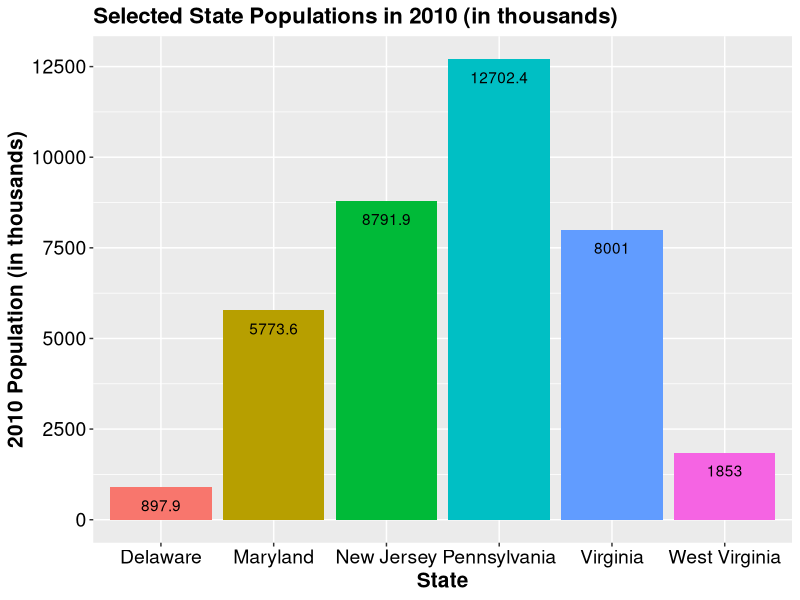

Reproduce this figure in R.
# This script creates a bar graph using (a subset of) 'census_data.csv'.

# A description of 'census_data.csv' can be found in 'census_data_scrape_and_process.R'.
# To avoid an overwhelming plot, I will be using a subset of 'census_data.csv' consisting of
# observations for 6 states (Delaware, Maryland, New Jersey, Pennsylvania, Virginia, 
# and West Virginia) in 2010.

# Load packages.
library(data.table)
library(ggplot2)

# Load data.
census_data = data.table(read.csv('census_data.csv', 
                                  header = T, 
                                  stringsAsFactors = F, 
                                  check.names = F))

#####
# SUBSET/PROCESS DATA.

  # Specify states of interest.
  states = c('Delaware', 'Maryland', 'New Jersey', 'Pennsylvania', 
             'Virginia', 'West Virginia')
  
  # Create data subset (specified above).
  census_subset = census_data[Name %in% states, .(Name, `2010`)]
  
  # Divide population values by 1000 for easier graph viewing.
  census_subset$`2010` = census_subset$`2010` / 1000

#####  
# Plot data.
ggplot(data = census_subset, 
       aes(x = Name, 
           y = `2010`, 
           fill = Name)) + 
  geom_bar(stat = 'identity') + 
  theme(legend.position = 'none') + 
  scale_y_continuous(breaks = seq(0, 12500, 2500)) +
  geom_text(aes(label = round(`2010`, 1)), 
            vjust = 2) +
  theme(axis.text.x = element_text(color = 'black', 
                                   size = 14), 
        axis.text.y = element_text(color= 'black', 
                                   size = 14),
        axis.title.x = element_text(face = 'bold', 
                                    size = 15),
        axis.title.y = element_text(face = 'bold',
                                    size = 15),
        plot.title = element_text(face = 'bold', 
                                  size = 16)) +
  ggtitle('Selected State Populations in 2010 (in thousands)') + 
  xlab('State') + 
  ylab('2010 Population (in thousands)')
